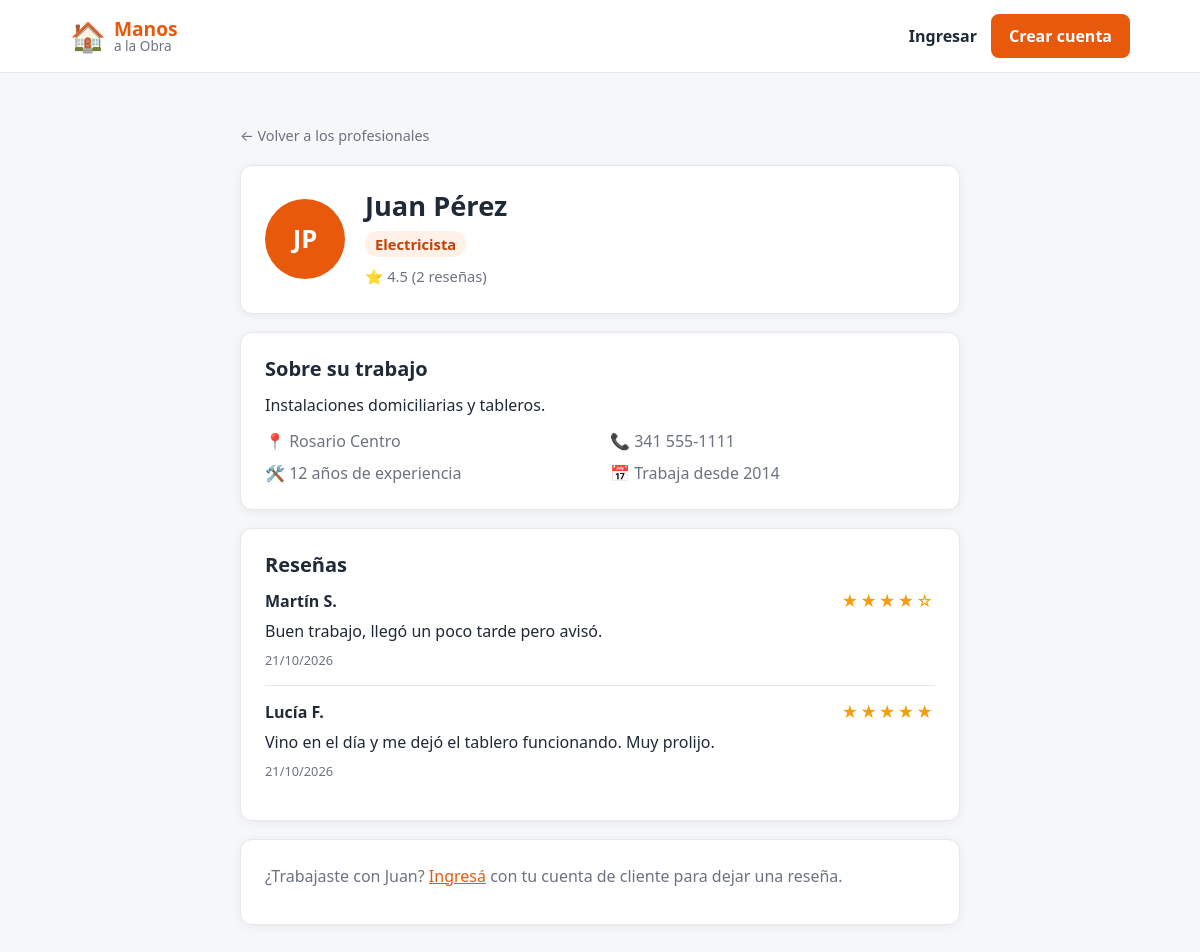
The app's page /perfil.php?id=1 with its own data.
### tables this page shows
CREATE TABLE profesionales (
    id INT AUTO_INCREMENT PRIMARY KEY,
     
    nombre VARCHAR(60) NOT NULL,
    apellido VARCHAR(60) NOT NULL,
    email VARCHAR(120) NOT NULL UNIQUE,
    password VARCHAR(255) NOT NULL,
    iniciales VARCHAR(5) NOT NULL,
     
    oficio VARCHAR(60) NULL,
    descripcion VARCHAR(300) NULL,
    ubicacion VARCHAR(100) NULL,
    telefono VARCHAR(30) NULL,
    experiencia INT NULL,
    fecha_alta DATE NULL,
    fecha_baja DATE NULL,
     
     
    valoracion DECIMAL(2,1) DEFAULT 0,
    cantidad_resenas INT DEFAULT 0,
    creado_en TIMESTAMP DEFAULT CURRENT_TIMESTAMP
);

CREATE TABLE resenas (
    id INT AUTO_INCREMENT PRIMARY KEY,
    profesional_id INT NOT NULL,
    cliente_id INT NOT NULL,
    puntaje TINYINT NOT NULL,                 
    comentario VARCHAR(300) NOT NULL,
    creado_en TIMESTAMP DEFAULT CURRENT_TIMESTAMP,
    FOREIGN KEY (profesional_id) REFERENCES profesionales(id) ON DELETE CASCADE,
    FOREIGN KEY (cliente_id) REFERENCES clientes(id) ON DELETE CASCADE,
    UNIQUE (profesional_id, cliente_id)
);

CREATE TABLE clientes (
    id INT AUTO_INCREMENT PRIMARY KEY,
    nombre VARCHAR(60) NOT NULL,
    apellido VARCHAR(60) NOT NULL,
    email VARCHAR(120) NOT NULL UNIQUE,
    password VARCHAR(255) NOT NULL,           
    creado_en TIMESTAMP DEFAULT CURRENT_TIMESTAMP
);

### perfil.php (the view, shortened to what this page needs)
<?php
require "config.php";
$id = (int) ($_GET["id"] ?? 0);
$es_cliente = ($_SESSION["usuario_tipo"] ?? "") === "cliente";
$consulta = $conexion->prepare(
    "SELECT * FROM profesionales
     WHERE id = ?
       AND oficio IS NOT NULL
       AND (fecha_baja IS NULL OR fecha_baja >= CURDATE())"
);
$consulta->bind_param("i", $id);
$consulta->execute();
$profesional = $consulta->get_result()->fetch_assoc();
$resenas = [];
$ya_reseno = false;
if ($profesional) {
    $consulta = $conexion->prepare(
        "SELECT resenas.puntaje, resenas.comentario, resenas.creado_en, resenas.cliente_id,
                clientes.nombre, clientes.apellido
         FROM resenas
         JOIN clientes ON clientes.id = resenas.cliente_id
         WHERE resenas.profesional_id = ?
         ORDER BY resenas.creado_en DESC, resenas.id DESC"
    );
    $consulta->bind_param("i", $id);
    $consulta->execute();
    $resenas = $consulta->get_result()->fetch_all(MYSQLI_ASSOC);
}
function estrellas($puntaje) {
    $llenas = (int) round($puntaje);
    return str_repeat("★", $llenas) . str_repeat("☆", 5 - $llenas);
}
?>
<!DOCTYPE html>
<html lang="es">
<head>
    <link rel="stylesheet" href="style.css">
</head>
<body>
    <header class="header-principal">
        <div class="barra-superior">
            <a href="index.php" class="logo">
                <span class="logo-icono">🏠</span>
                <span class="logo-texto"><strong>Manos</strong><span>a la Obra</span></span>
            </a>
            <div class="acciones">
                <?php if (isset($_SESSION["usuario_nombre"])): ?>
                    <span class="link-ingresar">Hola, <?php echo htmlspecialchars($_SESSION["usuario_nombre"]); ?></span>
                    <a href="logout.php" class="btn-publicar">Salir</a>
                <?php else: ?>
                    <a href="login.php" class="link-ingresar">Ingresar</a>
                    <a href="registro.php" class="btn-publicar">Crear cuenta</a>
                <?php endif; ?>
            </div>
        </div>
    </header>
    <main class="seccion">
        <div class="contenedor contenedor-angosto">
            <a href="index.php#profesionales" class="volver">← Volver a los profesionales</a>
            <?php if (!$profesional): ?>
                <div class="perfil-caja">
                    <h1>Perfil no disponible</h1>
                    <p>Este profesional no existe o ya no está en actividad.</p>
                </div>
            <?php else: ?>
                <div class="perfil-caja perfil-cabecera">
                    <div class="profesional-avatar perfil-avatar"><?php echo htmlspecialchars($profesional["iniciales"]); ?></div>
                    <div class="profesional-info">
                        <h1><?php echo htmlspecialchars($profesional["nombre"] . " " . $profesional["apellido"]); ?></h1>
                        <p class="oficio"><?php echo htmlspecialchars($profesional["oficio"]); ?></p>
                        <p class="valoracion">⭐ <?php echo $profesional["valoracion"]; ?> (<?php echo $profesional["cantidad_resenas"]; ?> reseñas)</p>
                    </div>
                </div>
                <div class="perfil-caja">
                    <h2>Sobre su trabajo</h2>
                    <p><?php echo htmlspecialchars($profesional["descripcion"] ?? ""); ?></p>
                    <ul class="perfil-datos">
                        <li>📍 <?php echo htmlspecialchars($profesional["ubicacion"] ?? ""); ?></li>
                        <li>📞 <?php echo htmlspecialchars($profesional["telefono"] ?? ""); ?></li>
                        <li>🛠️ <?php echo (int) $profesional["experiencia"]; ?> años de experiencia</li>
                        <?php if (!empty($profesional["fecha_alta"])): ?>
                            <li>📅 Trabaja desde <?php echo date("Y", strtotime($profesional["fecha_alta"])); ?></li>
                        <?php endif; ?>
                    </ul>
                </div>
                <div class="perfil-caja" id="resenas">
                    <h2>Reseñas</h2>
                    <?php foreach ($resenas as $r): ?>
                        <div class="resena">
                            <div class="resena-encabezado">
                                <strong><?php echo htmlspecialchars($r["nombre"] . " " . mb_substr($r["apellido"], 0, 1) . "."); ?></strong>
                                <span class="estrellas" aria-label="<?php echo $r["puntaje"]; ?> de 5"><?php echo estrellas($r["puntaje"]); ?></span>
                            </div>
                            <p><?php echo htmlspecialchars($r["comentario"]); ?></p>
                            <span class="resena-fecha"><?php echo date("d/m/Y", strtotime($r["creado_en"])); ?></span>
                        </div>
                    <?php endforeach; ?>
                </div>
                <div class="perfil-caja">
                    <?php if (!isset($_SESSION["usuario_id"])): ?>
                        <p class="texto-suave">¿Trabajaste con <?php echo htmlspecialchars($profesional["nombre"]); ?>?
                            <a href="login.php">Ingresá</a> con tu cuenta de cliente para dejar una reseña.</p>
                    <?php elseif (!$es_cliente): ?>
                        <p class="texto-suave">Solo los clientes pueden dejar reseñas.</p>
                    <?php elseif ($ya_reseno): ?>
                        <p class="texto-suave">Ya dejaste tu reseña a este profesional.</p>
                    <?php endif; ?>
                </div>
            <?php endif; ?>
        </div>
    </main>
</body>
</html>

### style.css (style rules this page uses)
:root { --primario: #e8590c; --primario-oscuro: #c2410c; --primario-suave: #fff1e8; --texto: #1f2937; --texto-suave: #6b7280; --fondo: #f6f7f9; --blanco: #ffffff; --borde: #e5e7eb; --oscuro: #1e293b; --radio: 12px; --sombra: 0 2px 10px rgba(0, 0, 0, 0.06); }
* { box-sizing: border-box; }
body { margin: 0; font-family: system-ui, -apple-system, "Segoe UI", Roboto, Arial, sans-serif; color: var(--texto); background: var(--fondo); line-height: 1.5; }
a { color: var(--primario); }
h1, h2, h3 { line-height: 1.2; }
.contenedor { max-width: 1100px; margin: 0 auto; padding: 0 20px; }
.boton, .btn-publicar { display: inline-block; padding: 10px 20px; border-radius: 8px; font-weight: 600; text-decoration: none; border: 2px solid var(--primario); transition: background 0.2s, color 0.2s; cursor: pointer; }
.boton-lleno, .btn-publicar { background: var(--primario); color: var(--blanco); }
.header-principal { background: var(--blanco); border-bottom: 1px solid var(--borde); position: sticky; top: 0; z-index: 10; }
.barra-superior { max-width: 1100px; margin: 0 auto; padding: 14px 20px; display: flex; align-items: center; gap: 20px; }
.logo { display: flex; align-items: center; gap: 8px; text-decoration: none; color: var(--texto); flex-shrink: 0; }
.logo-icono { font-size: 1.8rem; }
.logo-texto { display: flex; flex-direction: column; line-height: 1.1; }
.logo-texto strong { font-size: 1.2rem; color: var(--primario); }
.logo-texto span { font-size: 0.85rem; color: var(--texto-suave); }
.acciones { display: flex; align-items: center; gap: 14px; margin-left: auto; }
.link-ingresar { color: var(--texto); text-decoration: none; font-weight: 600; }
.acciones .btn-publicar { padding: 8px 16px; }
.seccion { padding: 50px 0; }
.profesional-avatar { width: 56px; height: 56px; border-radius: 50%; background: var(--primario); color: var(--blanco); font-weight: 700; font-size: 1.2rem; display: flex; align-items: center; justify-content: center; flex-shrink: 0; }
.profesional-info { flex: 1; min-width: 0; }
.profesional-info p { margin: 2px 0; font-size: 0.92rem; color: var(--texto-suave); }
.profesional-info .oficio { display: inline-block; background: var(--primario-suave); color: var(--primario-oscuro); font-weight: 600; padding: 2px 10px; border-radius: 20px; margin-bottom: 6px; }
.contenedor-angosto { max-width: 760px; }
.perfil-caja { background: var(--blanco); border: 1px solid var(--borde); border-radius: var(--radio); padding: 24px; box-shadow: var(--sombra); margin-top: 18px; }
.perfil-caja h1 { margin: 0 0 6px; font-size: 1.7rem; }
.perfil-caja h2 { margin: 0 0 12px; font-size: 1.25rem; }
.perfil-caja > p { margin: 0 0 12px; }
.perfil-cabecera { display: flex; gap: 20px; align-items: center; }
.perfil-avatar { width: 80px; height: 80px; font-size: 1.6rem; }
.perfil-datos { list-style: none; margin: 0; padding: 0; display: grid; grid-template-columns: repeat(2, 1fr); gap: 8px 20px; color: var(--texto-suave); }
.texto-suave { color: var(--texto-suave); margin: 0; }
.resena { padding: 14px 0; border-top: 1px solid var(--borde); }
.resena:first-of-type { border-top: none; padding-top: 0; }
.resena p { margin: 6px 0 4px; }
.resena-encabezado { display: flex; justify-content: space-between; align-items: center; gap: 10px; }
.estrellas { color: #f59e0b; letter-spacing: 2px; }
.resena-fecha { font-size: 0.8rem; color: var(--texto-suave); }
.volver { color: var(--texto-suave); text-decoration: none; font-size: 0.9rem; align-self: flex-start; }

### records on screen
profesionales: iniciales "JP", nombre+apellido "Juan Pérez", oficio "Electricista", valoracion "4.5", cantidad_resenas "2", descripcion "Instalaciones domiciliarias y tableros.", ubicacion "Rosario Centro", telefono "341 555-1111", experiencia "12", fecha_alta "2014", nombre "Juan"
resenas: cliente.apellido "Martín S.", puntaje "★★★★☆", comentario "Buen trabajo, llegó un poco tarde pero avisó.", creado_en "21/10/2026"
resenas: cliente.apellido "Lucía F.", puntaje "★★★★★", comentario "Vino en el día y me dejó el tablero funcionando. Muy prolijo.", creado_en "21/10/2026"
